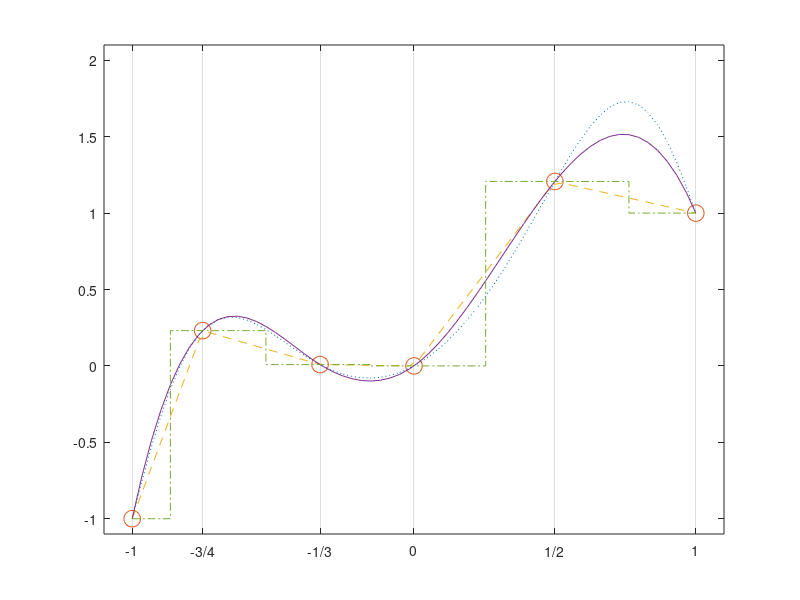

MATLAB code to generate this figure: (Note: this script raises an error after producing the figure.)
%exemplu interp1
x=[-1,-3/4, -1/3, 0, 1/2,  1]; y=x+sin(pi*x.^2);
xi=linspace(-1,1,60); yi=xi+sin(pi*xi.^2);
yn=interp1(x,y,xi,'nearest');
yl=interp1(x,y,xi,'linear');
ys=interp1(x,y,xi,'spline');
%yc=interp1(x,y,xi,'pchip');
plot(xi,yi,':',x,y,'o','MarkerSize',12); hold on
plot(xi,yl,'--',xi,ys,'-')
stairs(xi,yn,'-.')
set(gca,'XTick',x);
set(gca,'XTickLabel','-1|-3/4|-1/3|0|1/2|1')
set(gca,'XGrid','on')
axis([-1.1, 1.1, -1.1, 2.1])
legend('f','data','linear', 'spline', 'nearest',4)
hold off
